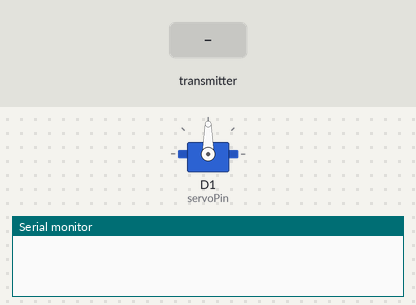
Simulated run of this sketch. Board: ESP8266 (NodeMCU). Parts: servo, the last lines printed to the serial monitor. Inputs (shaded band) come from the test bench.

Above: at 1.2 s.
1.3 s: the transmitter starts sending onoff = 0
At 2.5 s:
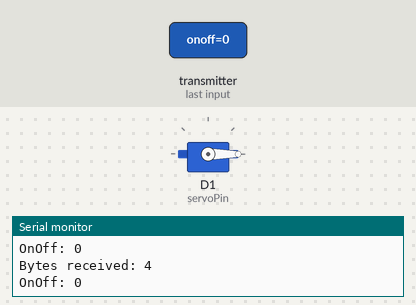
2.8 s: the transmitter starts sending onoff = 1
At 3.7 s:
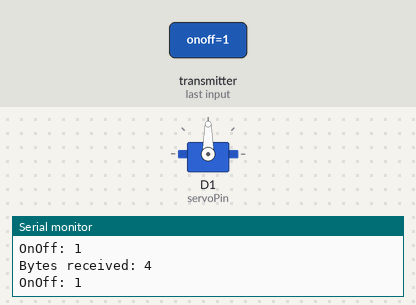
Timing chart, 0 to 5.8 s (numbered marks = the images above; inputs shaded):
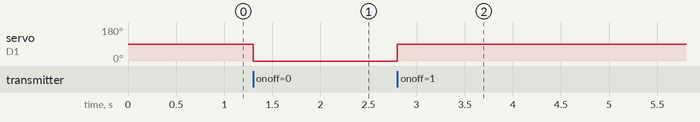

The sketch:

smallservoslave.ino
```cpp
#include <ESP8266WiFi.h>
#include <espnow.h>
#include <Servo.h>

// Structure example to receive data
typedef struct struct_message {
    int onoff;
} struct_message;
const uint8_t servoPin = D1;
// Create a struct_message called myData
struct_message myData;
int a = 0;
Servo servo;
// Callback function that will be executed when data is received
void OnDataRecv(uint8_t * mac, uint8_t *incomingData, uint8_t len) {
  memcpy(&myData, incomingData, sizeof(myData));
  Serial.print("Bytes received: ");
  Serial.println(len);
  Serial.print("OnOff: ");
  Serial.println(myData.onoff);
  servo.write(myData.onoff*90);
}

void setup() {
  // Initialize Serial Monitor
  Serial.begin(115200);
  servo.attach(servoPin);
  // Set device as a Wi-Fi Station
  WiFi.mode(WIFI_STA);

  // Init ESP-NOW
  if (esp_now_init() != 0) {
    Serial.println("Error initializing ESP-NOW");
    return;
  }

  // Once ESPNow is successfully Init, we will register for recv CB to get recv packer info
  esp_now_set_self_role(ESP_NOW_ROLE_SLAVE);
  esp_now_register_recv_cb(OnDataRecv);
}

void loop() {
}
```

Measured:
- after the input at 1.3 s, servo on D1 (servoPin): 90° → 0° at once
- after the input at 2.8 s, servo on D1 (servoPin): 0° → 90° at once
